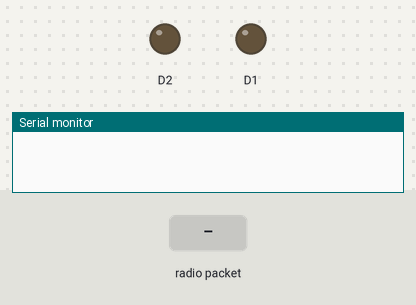
A sketch run on a simulated ESP8266 (NodeMCU). On the bench: output pins drawn as LEDs (lit = HIGH), the last lines printed to the serial monitor. The test bench sets the inputs (shaded band). No radio packets arrive unless stated.

Above: at 1.9 s.
2.0 s: radio packet "1" arrives
At 2.9 s:
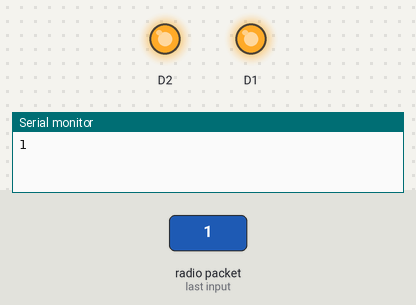
4.8 s: radio packet "0" arrives
At 7.5 s:
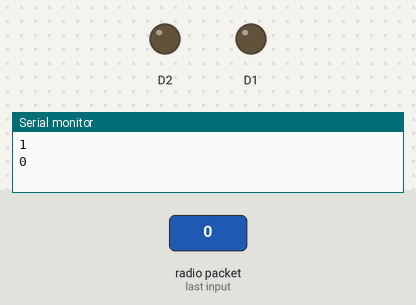
7.9 s: radio packet "2" arrives
At 9.2 s:
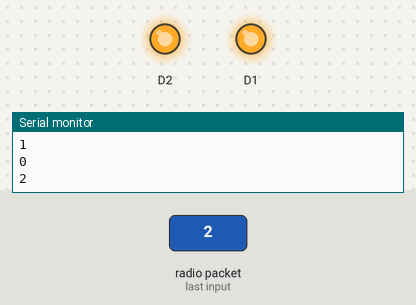
Timing chart, 0 to 11.4 s (numbered marks = the images above; inputs shaded):
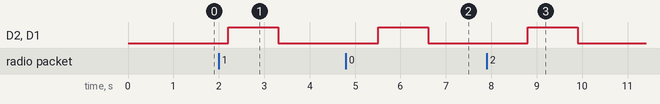

The sketch:

project1r.ino
```cpp
#include <SPI.h>
#include <nRF24L01.h>
#include <RF24.h>
RF24 radio(D4,D8); // CE, CSN
const byte address[6] = "VENKY";
void setup() {
  pinMode(D1 ,OUTPUT);
  pinMode(D2 ,OUTPUT);
  digitalWrite(D1 ,LOW);
  Serial.begin(115200);
  radio.begin();
  radio.openReadingPipe(0, address);//we are ging 0 as address
  radio.setPALevel(RF24_PA_MIN);// giving minimum frequency
  radio.startListening();
}
void loop() {
  if (radio.available()) {
    char text[32] = "";//initially taking it as empty
    radio.read(&text, sizeof(text));
    Serial.println(text);
  digitalWrite(D1 ,HIGH);
  digitalWrite(D2 ,HIGH);
}
else
{
  digitalWrite(D1 ,LOW);
  digitalWrite(D2 ,LOW);
}
    delay(1100);
}
```

Measured:
- after the input at 2.0 s, D2, D1: LOW → HIGH after 0.21 s, → LOW 1.1 s later
- after the input at 4.8 s, D2, D1: LOW → HIGH after 0.71 s, → LOW 1.1 s later
- after the input at 7.9 s, D2, D1: LOW → HIGH after 0.91 s, → LOW 1.1 s later
